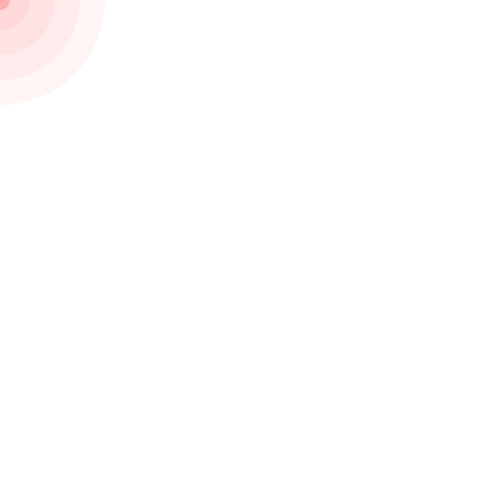
Frame 1 (no input)
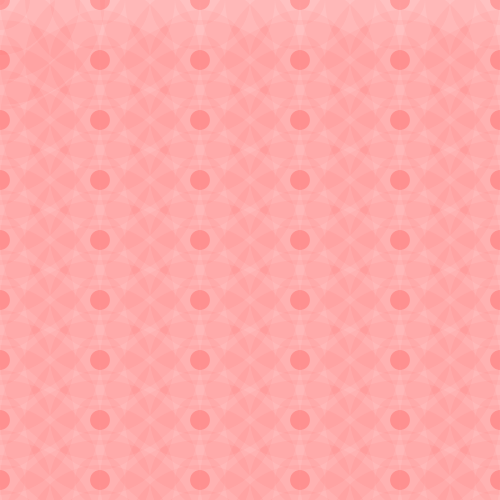
Frame 60 (the mouse pressed at the canvas centre just before this capture)
Frame 120 (the mouse held since frame 60 and released just before this capture): identical to frame 60, image omitted

The Processing sketch that drew these frames (run headless with seeded random() and noise(); from frame 60 on, the mouse is pressed at the canvas centre):

// Processing sketch: processing_32441
// ── processing_32441.pde





int a=0;
int b=10;
int c=20;
int y=0;


void setup(){
  size(500,500);
 noFill();
  background(255);
 
 fill(255,0,0,10);
 noStroke();
  
}

void draw(){
 
 while(b<250){
 
 ellipse(a,y,c,c);  
 ellipse(a,y,b,b);
  
  b=b+50;
  
}

a=a+100;
b=0;


if (a >500) {
  y=y+60;
  a=0;}





}
